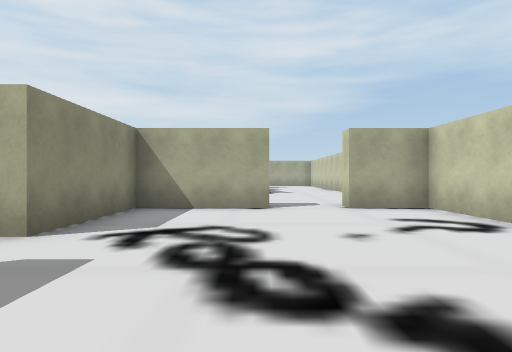
view 1 (above)

20 first-person views from a walk through a Unity game level. The camera is 1.2 m above the floor, looks level and sees 75° across. Doors are open. The floor is counted in squares, 2 m on a side. Each view is taken from the middle of a square. On the plan, view 1 faces up. The plan holds only what a view shows up to about 10 squares ahead; the rest is blank. The place goes on beyond the plan.

view 2
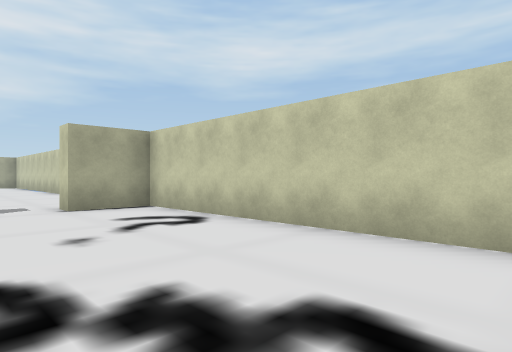

view 3
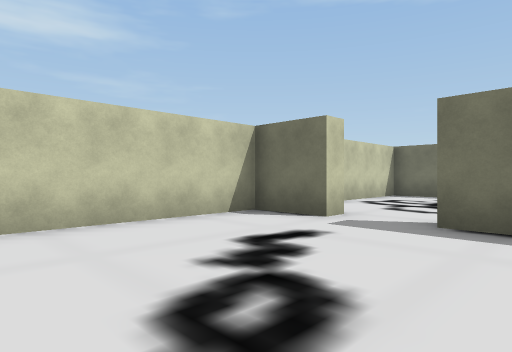

view 4
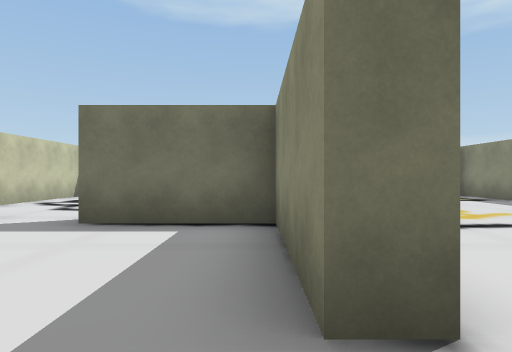

view 5
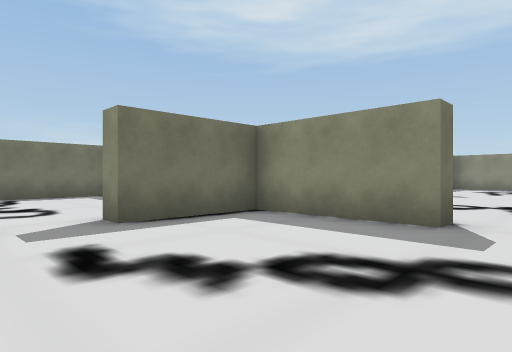

view 6
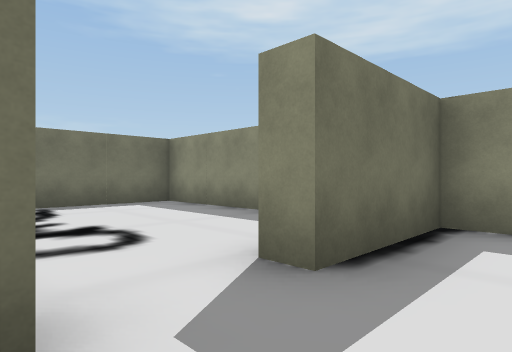

view 7
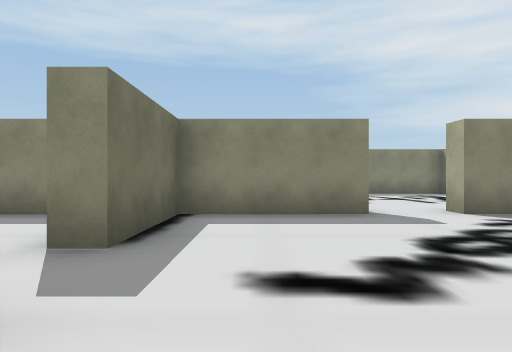

view 8
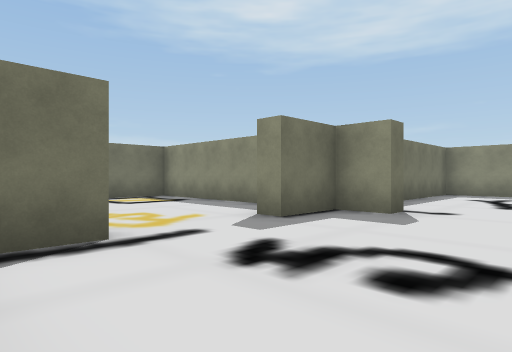

view 9
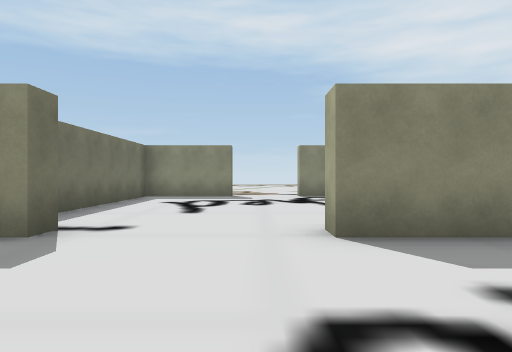

view 10
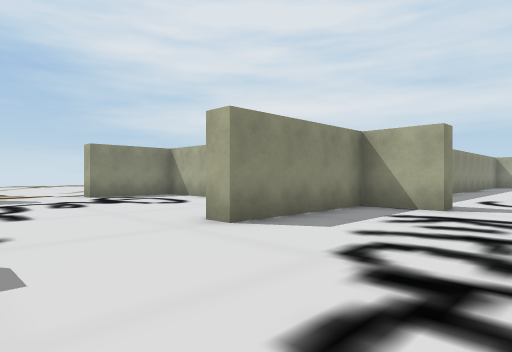

view 11
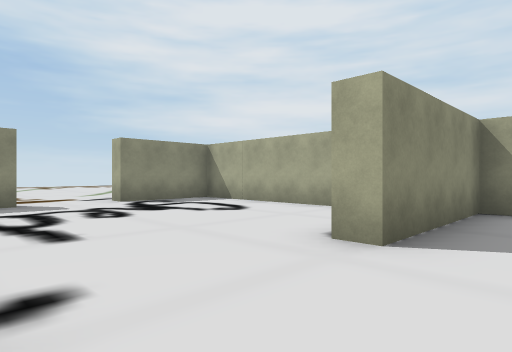

view 12
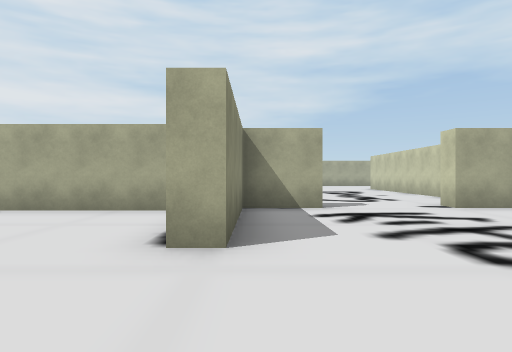

view 13
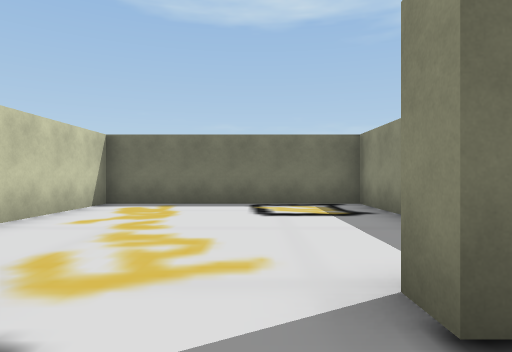

view 14
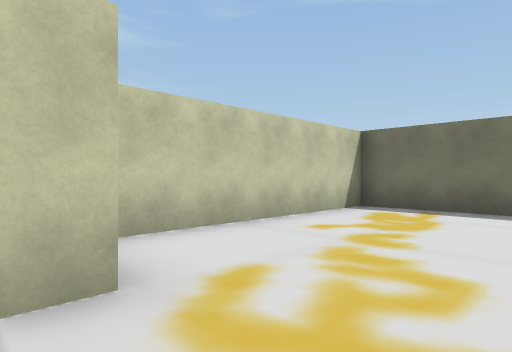

view 15
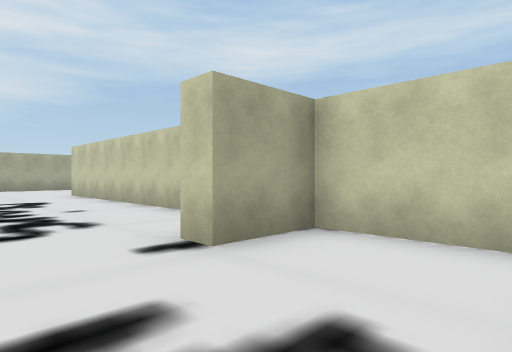

view 16
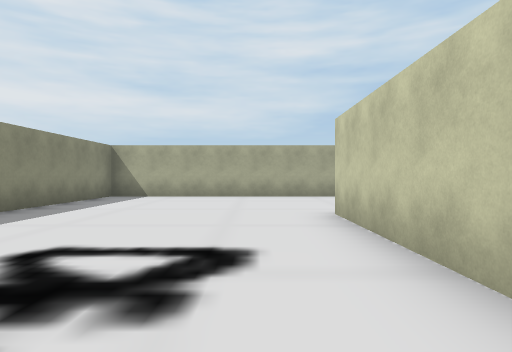

view 17
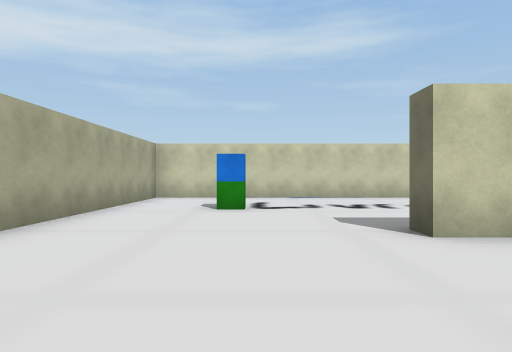

view 18
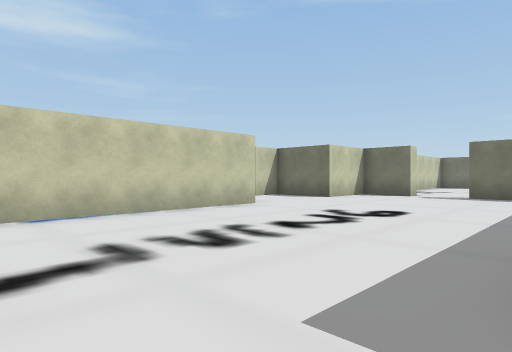

view 19
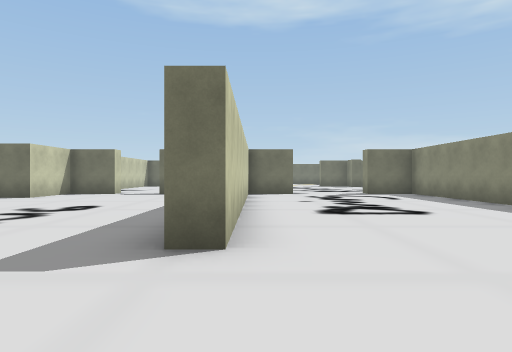

view 20
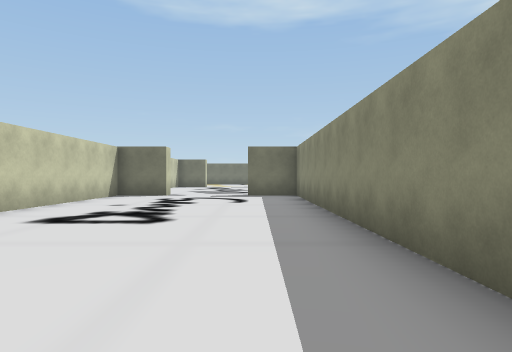

### Floor plan
Ten units are one square. View 1 is at (0, 0); x grows to the right and y downward. Boxes are objects, and circles mark ways between rooms. Rooms are numbered by the first view taken in them; rooms with no view inside come last. Other rooms are left out.
<svg viewBox="-157 -203 217 283">
<path fill="none" stroke="#000" d="M-23 -18 -23 12 -8 12M-8 -63 -23 -63 -23 -33M17 12 32 12 32 -63 17 -63M-95 -58 -147 -58 -147 -33 -152 -33M-88 2 -83 2 -83 12 -68 12M-68 -68 -68 -63 -83 -63 -83 -28 -88 -28M-147 -14 -147 12 -104 12M-29 -18 -23 -18M-43 12 -34 12M-28 -44 -28 -63 -43 -63M-23 -33 -28 -33M-43 18 -43 12M-68 12 -68 18M-83 31 -83 72 -28 72 -28 22M32 -125 32 -192M-28 -70 -28 -153 -22 -153M32 -80 32 -86M17 -63 17 -68M-43 -63 -43 -69M22 -198 -82 -198M-83 -192 -83 -70M17 18 17 12M32 62 32 38M-23 32 -23 72 22 72"/>
<rect x="-5" y="5" width="10" height="10" fill="#bbb"><title>block</title></rect>
<rect x="-5" y="-75" width="10" height="10" fill="#bbb"><title>block</title></rect>
<rect x="-5" y="-185" width="10" height="10" fill="#bbb"><title>other object</title></rect>
<rect x="35" y="-95" width="20" height="10" fill="#bbb"><title>block</title></rect>
<rect x="25" y="65" width="10" height="10" fill="#bbb"><title>block</title></rect>
<circle cx="-20" cy="-25" r="3" fill="#2a7"/>
<circle cx="5" cy="-70" r="3" fill="#2a7"/>
<circle cx="5" cy="10" r="3" fill="#2a7"/>
<circle cx="-55" cy="10" r="3" fill="#2a7"/>
<circle cx="-55" cy="-70" r="3" fill="#2a7"/>
<text x="10" y="-30">1</text>
<text x="-90" y="-30">2</text>
<text x="-50" y="40">3</text>
<text x="-10" y="-130">4</text>
<text x="10" y="40">5</text>
</svg>
Room 1 opens to room 2. Room 1 opens to room 4. Room 1 opens to room 5. Room 2 opens to room 3. Room 2 opens to room 4.

Where each view was taken, in squares from view 1:
view 1: 0 up, 0 right, facing up
view 2: 0 up, 0 right, facing up-right
view 3: 3 up, 1 left, facing down-right
view 4: 3 up, 2 left, facing down
view 5: 3 up, 2 right, facing down-left
view 6: 0 up, 2 right, facing down-left
view 7: 0 up, 3 right, facing left
view 8: 2 up, 3 left, facing down-left
view 9: 2 up, 5 left, facing left
view 10: 0 up, 5 left, facing up-left
view 11: 0 up, 7 left, facing up-left
view 12: 0 up, 8 left, facing up
view 13: 0 up, 6 left, facing down
view 14: 1 down, 6 left, facing down-right
view 15: 4 up, 6 left, facing up-right
view 16: 10 up, 4 left, facing up
view 17: 17 up, 6 left, facing right
view 18: 17 up, 2 left, facing down-right
view 19: 18 up, 3 left, facing down
view 20: 17 up, 7 left, facing down
